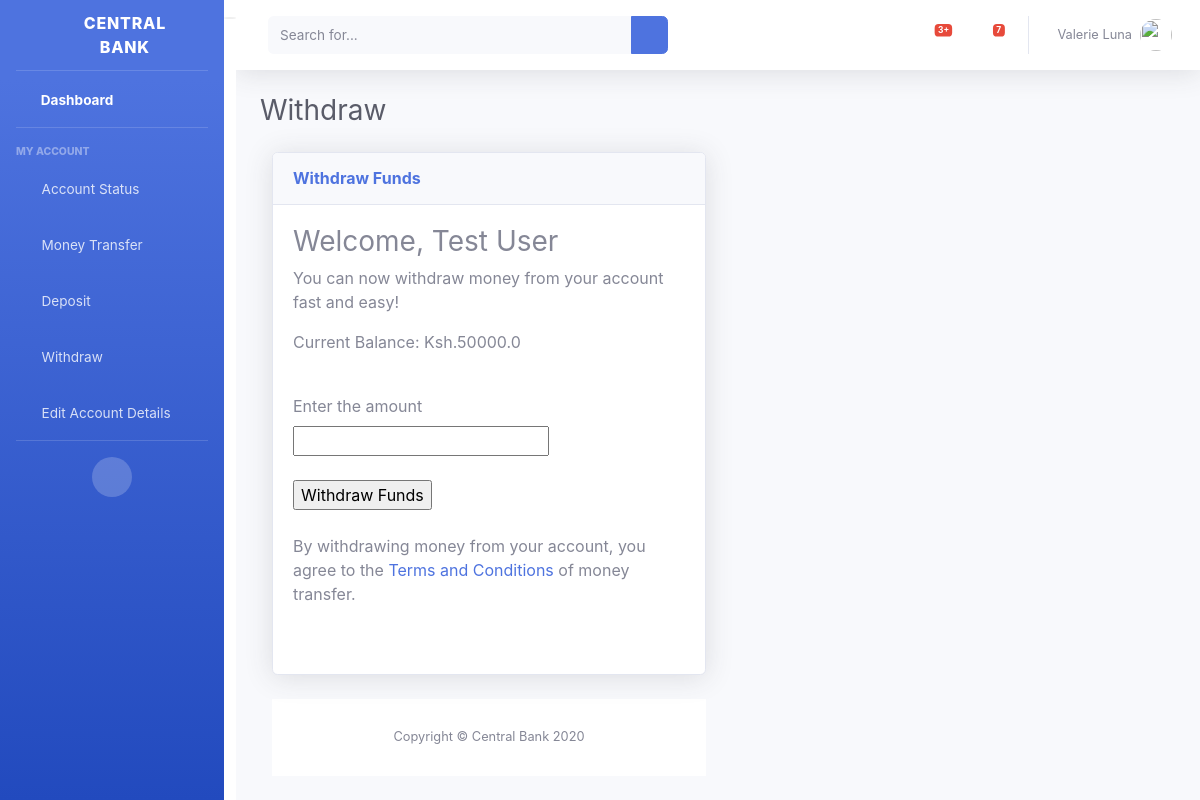
/customers/withdraw/1/, run on an earlier commit of the app's database.
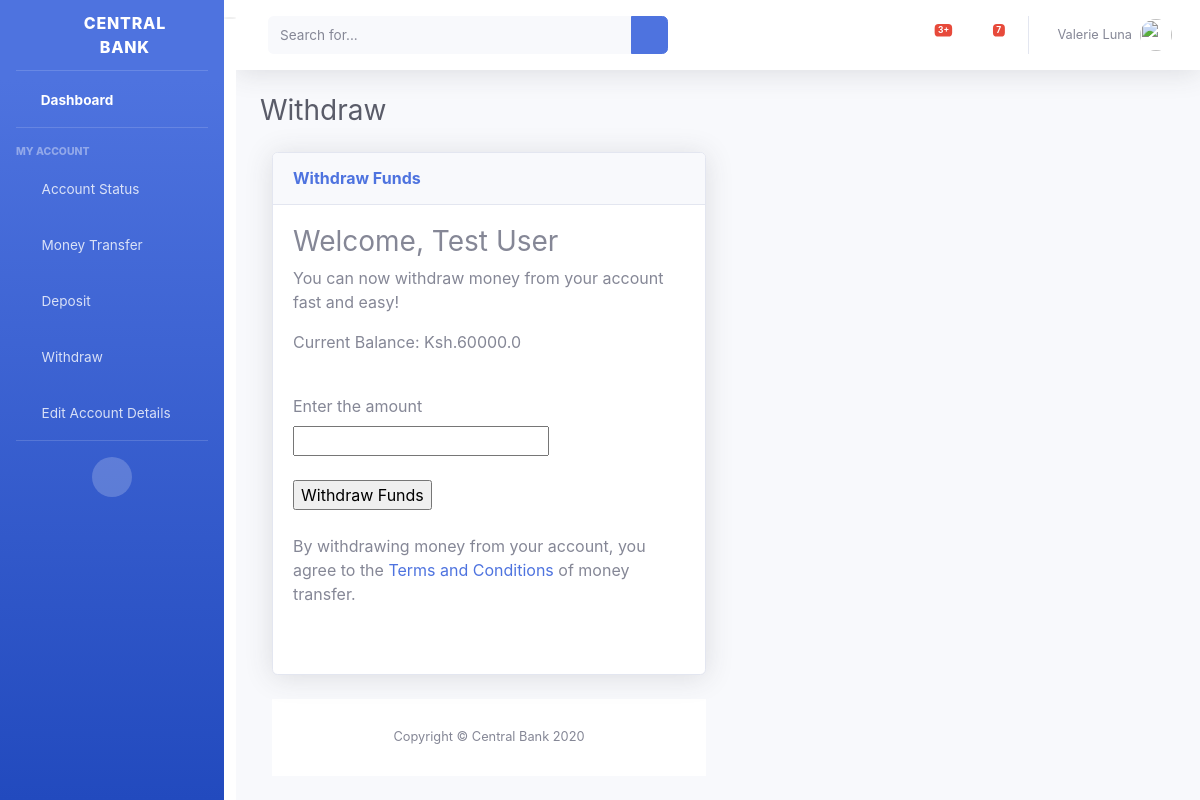
And on a later commit of the database.
### accounts/models.py (models this page shows, shortened)
class Account(models.Model):
    ACCOUNT_TYPE_CHOICES = [
        ("SAVINGS",'Savings'),
        ("CURRENT",'Current'),
    ]
    CURRENCY_CHOICE = [
        ("KENYA SHILLINGS","Kenya Shillings"),
        ("US DOLLAR","US Dollars")
    ]
    account_number = models.PositiveIntegerField(
        validators=[
            MinValueValidator(10000000),
            MaxValueValidator(99999999)
        ],
        default=10000000
    )
    balance = models.FloatField(
        default=0,
    )
    account_type = models.CharField(max_length=100,choices=ACCOUNT_TYPE_CHOICES,default='SAVINGS')
    currency = models.CharField(max_length=15,choices=CURRENCY_CHOICE,default='KENYA SHILLINGS')
    customer = models.ForeignKey(Customer,on_delete=models.CASCADE,default=1)
    class Meta:
        db_table = 'tbl_Accounts'

### customers/views.py (the view, shortened to what this page needs)
# urls.py: path('withdraw/<int:pk>/',views.withdraw,name='withdraw'),
def withdraw(request,pk):
    account = Account.objects.get(pk=pk)
    current_balance = account.balance
    new_balance = current_balance
    account = Account.objects.get(pk=pk)
    customer = Customer.objects.get(pk=pk)
    deposit = Deposit.objects.get(pk=pk)
    context = {
        'account':account,
        'customer': customer,
        'deposit':deposit,
    }
    return render(request,'customers/withdraw.html',context)

### customers/templates/customers/withdraw.html (shortened to what the changed rows need)
{% load static %}
<!DOCTYPE html>
<html lang="en">
<head>
  <link href="{% static 'vendor/fontawesome-free/css/all.min.css' %}" rel="stylesheet" type="text/css">
  <link href="{% static 'css/sb-admin-2.min.css' %}" rel="stylesheet">
</head>
<body id="page-top">
  <div id="wrapper">
    <div id="content-wrapper" class="d-flex flex-column">
      <div id="content">
        <div class="container-fluid">
          <div class="d-sm-flex align-items-center justify-content-between mb-4">
            <h1 class="h3 mb-0 text-gray-800">Withdraw</h1>
          </div>
            <div class="col-lg-6">
              <div class="card shadow mb-4">
                <div class="card-body">
                <h3>Welcome, {{ customer.first_name }}  {{ customer.last_name }}</h3>
                  <p>You can now withdraw money from your account fast and easy!</p>
                  <p>Current Balance: Ksh.{{ account.balance }} </p>
                  <br>
                    <form action="" method="post">
                                <label for="">Enter the amount</label>
                                <br>
                                  <input type="number" name="amount" id="" required>
                                <br>
                                <br>
                                <input type="submit" value="Withdraw Funds">
                    </form>
                    <br>
                    <p>By withdrawing money from your account, you agree to the <a href="#">Terms and Conditions</a> of money transfer.</p> <br>
            </div>
      </div>
    </div>
  </div>
</body>
</html>

What changed in the data, as far as the page shows it:
changed Account: balance "50000.0" → "60000.0"
